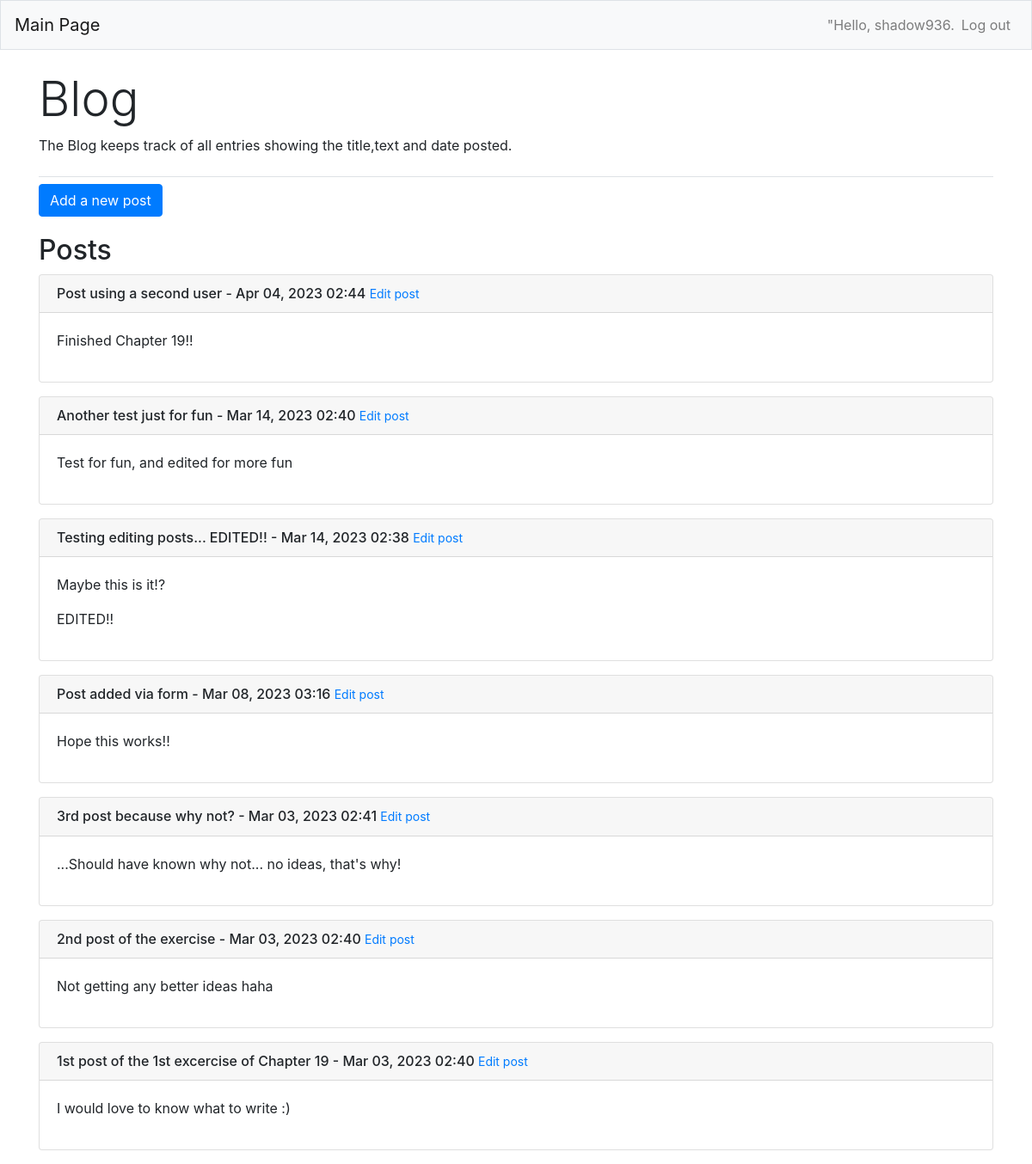
Screenshot of / (signed in) with the database file from the repository.
### blogs/models.py (models this page shows, shortened)
class BlogPost(models.Model):
    title = models.CharField(max_length=50)
    text = models.CharField(max_length=200)
    date_added = models.DateTimeField(auto_now_add=True)
    owner = models.ForeignKey(User, on_delete=models.CASCADE)

### blogs/views.py (the view)
# urls.py: path("", views.index, name="index"),
def index(request):
    posts = BlogPost.objects.order_by("-date_added")
    context = {"posts": posts}
    return render(request, "blogs/index.html", context)

### blogs/templates/blogs/index.html
{% extends "blogs/base.html" %}
{% block page_header %}
    <h2 class="display-4">Blog</h2>
    <p>The Blog keeps track of all entries showing the title,text and date
    posted.</p>
{% endblock page_header %}
{% block content %}
     <a class="btn btn-primary" href="{% url 'blogs:new_post' %}"
        role="button" style="margin-bottom: 20px">Add a new post</a>
     <h2>Posts</h2>
    {% for post in posts %}
        <div class="card mb-3">
            <h6 class="card-header">
                {{ post.title }} - {{ post.date_added|date:"M d, Y H:i" }}
                <small><a href="{% url 'blogs:edit_post' post.id %}">
                    Edit post</a></small>
            </h6>
            <div class="card-body">
                {{ post.text|linebreaks }}
            </div>
        </div>
    {% empty %}
        <p>No posts have been added yet.</p>
    {% endfor %}
{% endblock content %}

### blogs/templates/blogs/base.html (shortened to what this page needs)
{% load bootstrap4 %}
<!doctype html>
<html lang="en">
<head>
    {% bootstrap_css %}
</head>
<body>
    <nav class="navbar navbar-expand-md navbar-light bg-light mb-4 border">
        <a class="navbar-brand" href="{% url 'blogs:index'%}">Main Page</a>
        <div class="collapse navbar-collapse" id="navbarCollapse">
            <ul class="navbar-nav ml-auto">
                {% if user.is_authenticated %}
                    <li class="nav-item">
                        <span class="navbar-text">"Hello, {{ user.username }}.</span>
                    </li>
                    <li class="nav-item">
                        <a class="nav-link" href="{% url 'users:logout' %}">Log out</a>
                    </li>
                {% endif %}
            </ul>
        </div>
    </nav>
    <main role="main" class="container">
        <div class="pb-2 mb-2 border-bottom">
            {% block page_header %}{% endblock page_header %}
        </div>
        <div>
            {% block content %}{% endblock content %}
        </div>
    </main>
</body>
</html>

### rows the page displays
BlogPost: title "Post using a second user", date_added "Apr 04, 2023 02:44", text "Finished Chapter 19!!"
BlogPost: title "Another test just for fun", date_added "Mar 14, 2023 02:40", text "Test for fun, and edited for more fun"
BlogPost: title "Testing editing posts... EDITED!!", date_added "Mar 14, 2023 02:38", text "Maybe this is it!? EDITED!!"
BlogPost: title "Post added via form", date_added "Mar 08, 2023 03:16", text "Hope this works!!"
BlogPost: title "3rd post because why not?", date_added "Mar 03, 2023 02:41", text "...Should have known why not... no ideas, that's why!"
BlogPost: title "2nd post of the exercise", date_added "Mar 03, 2023 02:40", text "Not getting any better ideas haha"
BlogPost: title "1st post of the 1st excercise of Chapter 19", date_added "Mar 03, 2023 02:40", text "I would love to know what to write :)"

### other values shown
{{ user.username }} "shadow936"
